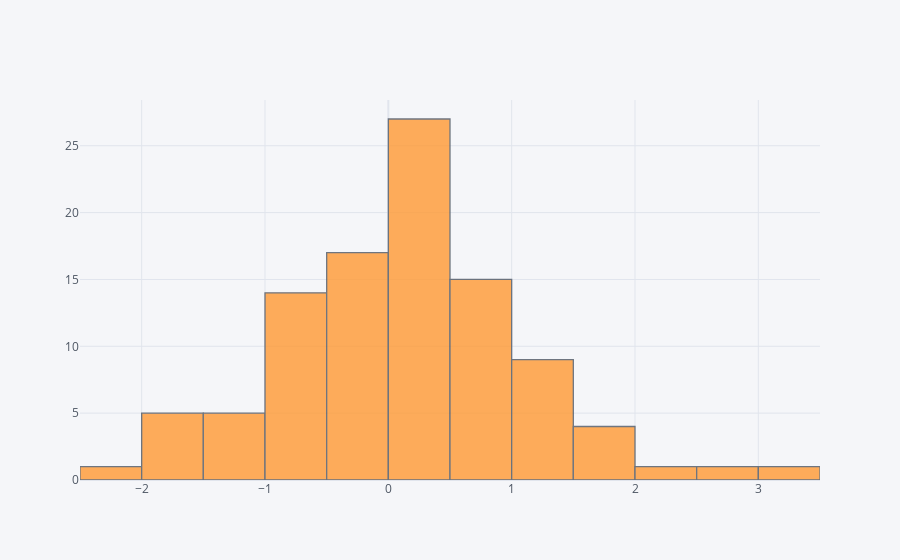

Here is the notebook cell this chart was saved with:
### Code cell
df['A'].iplot(kind='hist',bins=25)

### Figure 1 — Plotly figure (JSON) as saved in the notebook; plotly's stock layout.template omitted (floating-point values rounded to 4 significant figures)
{"data": [{"histfunc": "count", "histnorm": "", "marker": {"color": "rgba(255, 153, 51, 1.0)", "line": {"color": "#4D5663", "width": 1.3}}, "name": "A", "nbinsx": 25, "opacity": 0.8, "orientation": "v", "type": "histogram", "x": [0.4667, 0.5832, 0.3926, 0.6601, 2.648, 1.396, 1.394, -0.4013, -0.07369, 0.05825, -1.844, -0.07007, 0.674, -0.3728, 0.3923, 1.192, -0.09226, 0.004865, 3.063, 0.2862, 0.3854, 0.3892, 0.7491, 0.2, 0.3672, -0.4152, -0.06521, -1.007, -2.043, -1.36, -1.58, 0.5851, 0.4282, 1.026, 0.2589, 0.2542, -1.019, -0.6125, -0.7404, 1.195, -0.2819, -0.1419, 0.1227, 0.9542, 2.309, 0.4946, -0.2214, -0.4077, 0.09839, -0.8674, 0.754, 0.1572, -1.269, 1.14, 1.674, -0.7488, -0.3183, 1.525, -1.986, -0.4374, -0.6676, 0.8967, -0.7179, 1.012, 1.612, 0.8204, -0.5066, -0.7758, 0.7119, 0.7322, -0.2209, 0.08179, 0.02774, -0.3755, -0.7689, 1.281, -1.541, 0.4048, 0.5496, -0.7969, -0.526, -0.4264, 0.9452, -0.7751, 0.04471, 0.2557, 0.4776, -0.6228, 0.8774, 0.5041, 0.1271, 1.031, -0.02856, -0.8193, -1.123, 0.3618, 0.2107, -1.558, 1.774, 0.1781]}], "layout": {"autosize": true, "barmode": "overlay", "legend": {"bgcolor": "#F5F6F9", "font": {"color": "#4D5663"}}, "paper_bgcolor": "#F5F6F9", "plot_bgcolor": "#F5F6F9", "title": {"font": {"color": "#4D5663"}}, "xaxis": {"autorange": true, "gridcolor": "#E1E5ED", "range": [-2.5, 3.5], "showgrid": true, "tickfont": {"color": "#4D5663"}, "title": {"font": {"color": "#4D5663"}, "text": ""}, "type": "linear", "zerolinecolor": "#E1E5ED"}, "yaxis": {"autorange": true, "gridcolor": "#E1E5ED", "range": [0, 28.42], "showgrid": true, "tickfont": {"color": "#4D5663"}, "title": {"font": {"color": "#4D5663"}, "text": ""}, "zerolinecolor": "#E1E5ED"}}}
